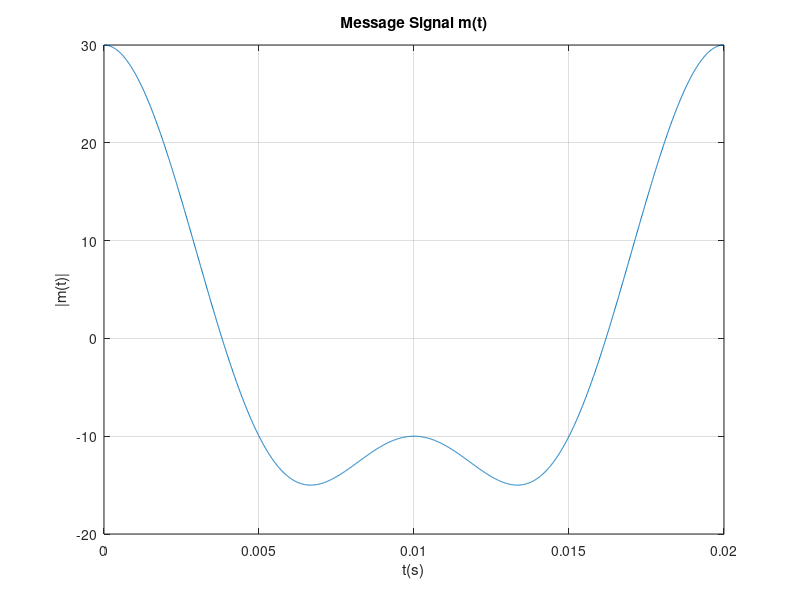
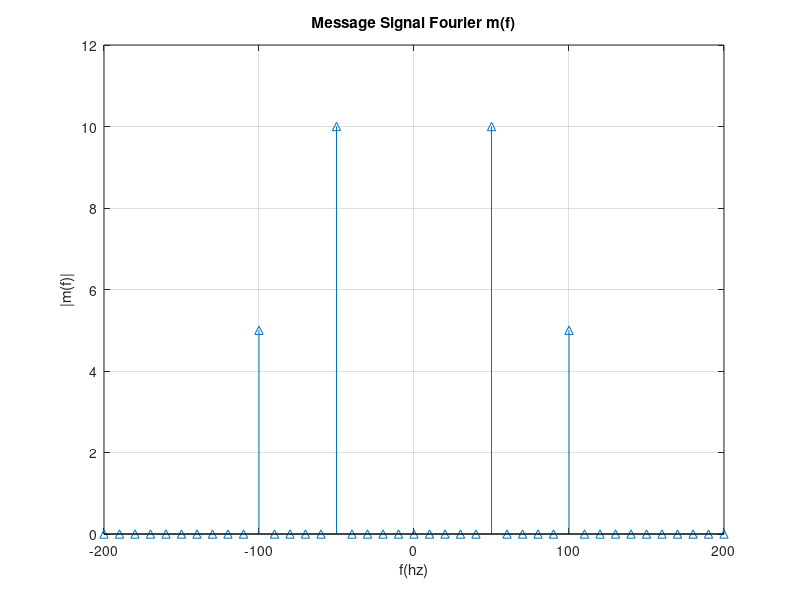
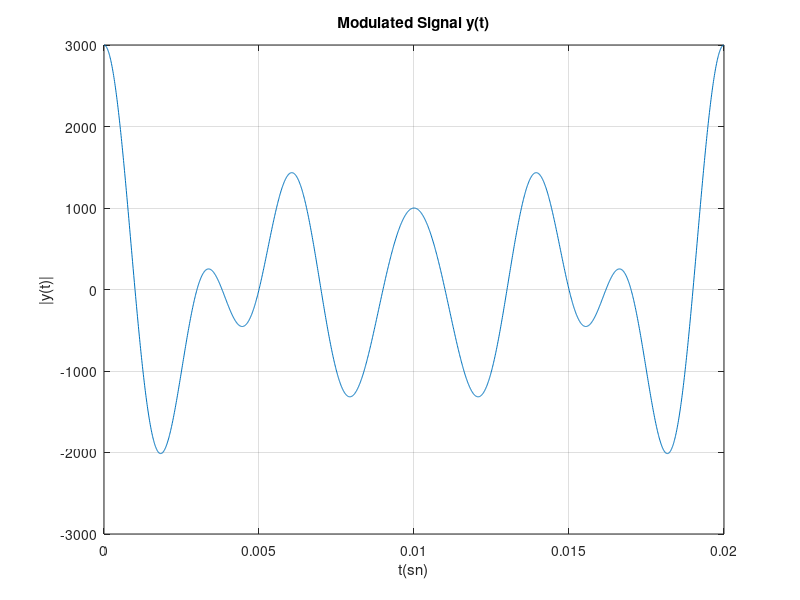
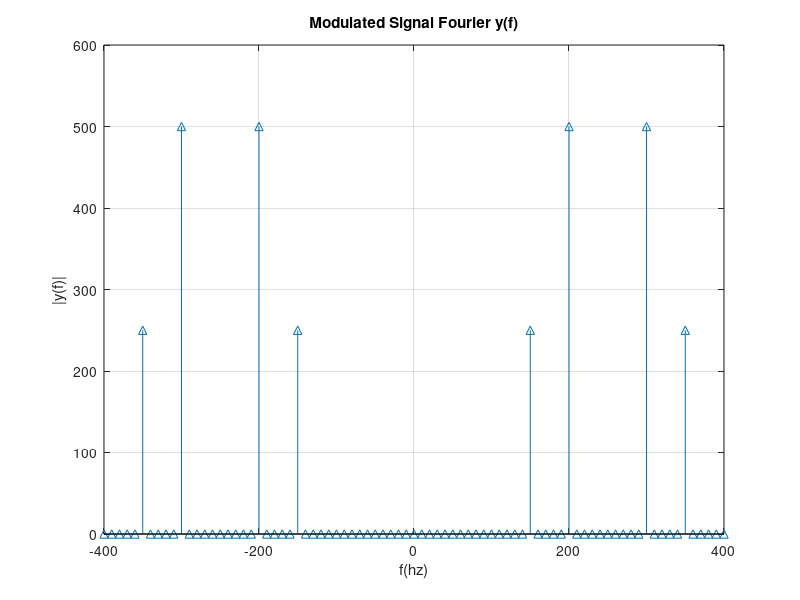

Source code (MATLAB) for these figures, in order:
    .................MUHAMMET ASIM UYANIK.................
......................1801022012.....................
clc;
clear all;

% Define Equations
Fs = 10^5;
Ts = 1/Fs;
t = 0:Ts:(5/50-Ts);
m = 20*cos(100*pi*t)+10*cos(200*pi*t); ...message signal
c = 100*cos(500*pi*t); ...carrier signal

% Message Signal m(t)
figure(1)
plot(t(1:2000),m(1:2000));
title('Message Signal m(t)')
xlabel('t(s)')
ylabel('|m(t)|')
grid on;

% Message Signal Fourier Transform m(f)
N = length(m);
f = linspace(-Fs/2-5,Fs/2-5,N);
MF = fftshift(fft(m)/N);
figure(2);
stem(f,abs(MF),'^');
title('Message Signal Fourier m(f)')
xlabel('f(hz)')
ylabel('|m(f)|')
grid on;
xlim([-200 200])

% Modulated Signal y(t)
yt = m.*c;
figure(3)
plot(t(1:2000),yt(1:2000));
title('Modulated Signal y(t)')
xlabel('t(sn)')
ylabel('|y(t)|')
grid on;

% y(t) Fourier Transform y(f)
Yf = fftshift(fft(yt)/N);
figure(4);
stem(f,abs(Yf),'^');
title('Modulated Signal Fourier y(f)')
xlabel('f(hz)')
ylabel('|y(f)|')
grid on;
xlim([-400 400])


% if 𝑐̂(𝑡) = 𝐶𝑜𝑠(500𝜋𝑡)...........................
c1 = cos(520*pi*t); ...𝑐̂(𝑡)

% e(t) before LPF
et = yt.*c1;
figure(5)
plot(t(1:2000),et(1:2000));
title('e(t) @ 𝑐̂(𝑡) = 𝐶𝑜𝑠(500𝜋𝑡) before LPF')
xlabel('t(sn)')
ylabel('|e(t)|')
grid on;

% e(t) Fourier Transform e(f)
Ef = fftshift(fft(et)/N);
figure(6);
stem(f,abs(Ef),'^');
title('e(f) @ 𝑐̂(𝑡) = 𝐶𝑜𝑠(500𝜋𝑡) before LPF')
xlabel('f(hz)')
ylabel('|e(f)|')
grid on;
xlim([-700 700]);

% LOW PASS FILTER...
A = zeros(1,49990/10);
A(1:10)=1;
B=zeros(1,50000/10);
B(end-9:end)=1;
C=[B 1 A];...FILTER

% z(f) low pass filter
Zf=Ef.*C;
figure(7);
stem(f,Zf,'^');
title('z(f) @ 𝑐̂(𝑡) = 𝐶𝑜𝑠(500𝜋𝑡) after LPF')
xlabel('f(hz)')
ylabel('|z(f)|')
grid on;
xlim([-200 200]);

% inverse fourier transform for z(f)
zt = N*ifft(ifftshift(Zf),N);
figure(8)
plot(t,zt);
title('z(t) @ 𝑐̂(𝑡) = 𝐶𝑜𝑠(500𝜋𝑡) after LPF')
xlabel('t(sn)')
ylabel('|z(t)|')
grid on;


% ÇALIŞMADI
% A=[f;abs(Ef)];
% [sat,sut]=size(A)
% 
% for i=1:sut+1
%     if A(1,i)<=-100 | A(1,i)>=100
%         A(2,i)=0;
%     end
% end
%         
% figure(7);
% stem(f,A(:,2));
% title('z(f) @ 𝑐̂(𝑡) = 𝐶𝑜𝑠(500𝜋𝑡) after LPF')
% xlabel('f(hz)')
% ylabel('|z(f)|')
% grid on;
% xlim([-1000 1000]);



% if 𝑐̂(𝑡) = 𝐶𝑜𝑠(520𝜋𝑡)..........................
c2 = cos(520*pi*t); ...new 𝑐̂(𝑡)

% e(t) @ 𝑐̂(𝑡) = 𝐶𝑜𝑠(520𝜋𝑡)  before LPF
et1 = yt.*c2;
figure(9)
plot(t(1:2000),et1(1:2000));
title('e(t) @ 𝑐̂(𝑡) = 𝐶𝑜𝑠(520𝜋𝑡) before LPF')
xlabel('t(sn)')
ylabel('|e(t)|')
grid on;

% e(t) @ 𝑐̂(𝑡) = 𝐶𝑜𝑠(520𝜋𝑡) Fourier Transform e(f)
Ef1 = fftshift(fft(et1)/N);
figure(10);
stem(f,abs(Ef1),'^');
title('e(f) @ 𝑐̂(𝑡) = 𝐶𝑜𝑠(520𝜋𝑡) before LPF')
xlabel('f(hz)')
ylabel('|e(f)|')
grid on;
xlim([-700 700])

% Low pass filter for e(f)
Zf1=Ef1.*C;
figure(11);
stem(f,Zf1,'^');
title('z(f) @ 𝑐̂(𝑡) = 𝐶𝑜𝑠(520𝜋𝑡) after LPF')
xlabel('f(hz)')
ylabel('|z(f)|')
grid on;
xlim([-200 200]);

% inverse fourier transform for z(f)
zt1 = N*ifft(ifftshift(Zf1),N);
figure(12)
plot(t,zt1);
title('z(t) @ 𝑐̂(𝑡) = 𝐶𝑜𝑠(520𝜋𝑡) after LPF')
xlabel('t(sn)')
ylabel('|z(t)|')
grid on;








